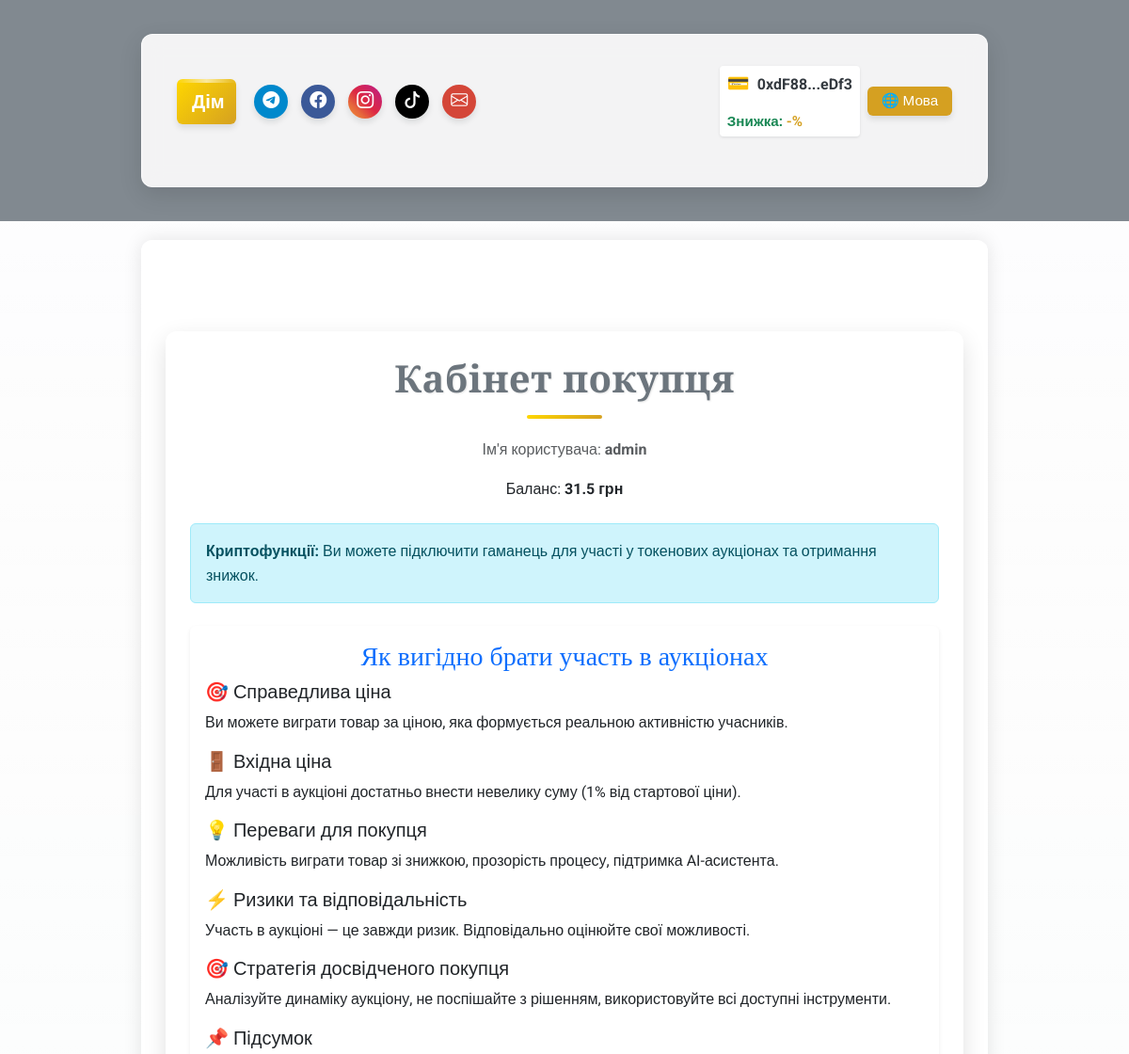
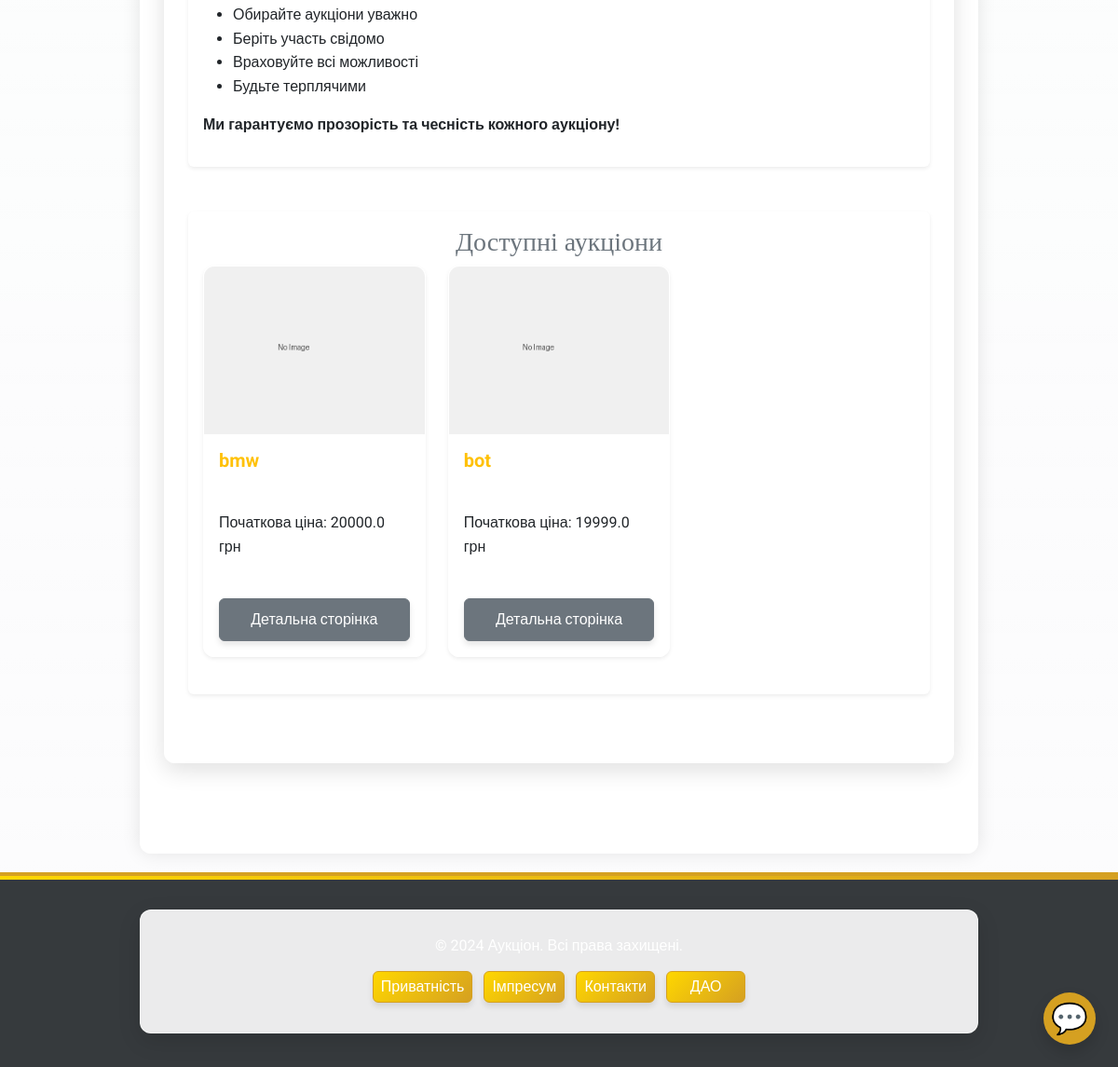
/user/buyer/admin@example.com (signed in), run on an earlier commit of the app's database (2 pictures, top to bottom).
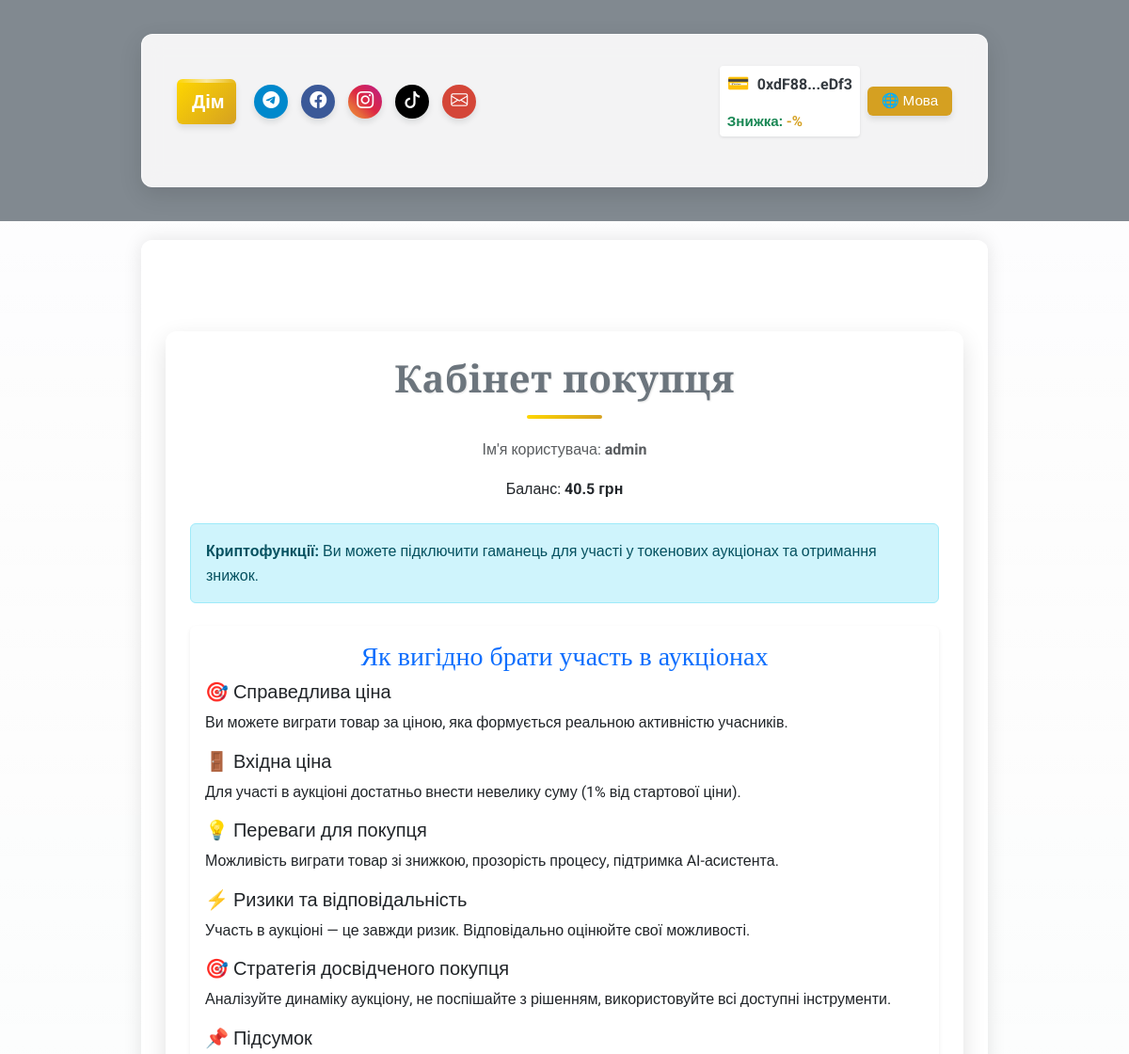
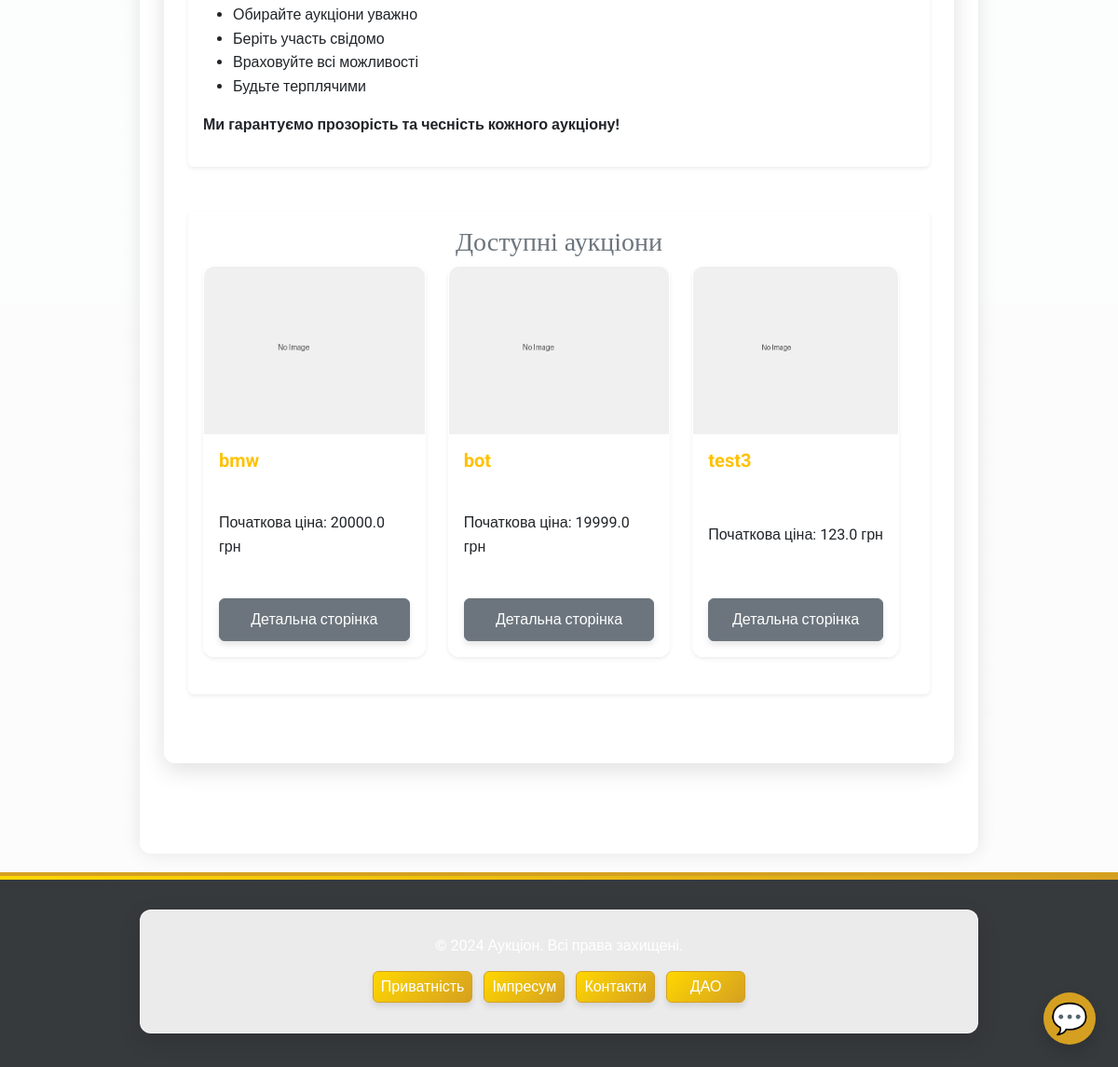
And on a later commit of the database (2 pictures, top to bottom).
### app/models/user.py (models this page shows, shortened)
class User(UserMixin, db.Model):
    __tablename__ = 'users'
    id = db.Column(db.Integer, primary_key=True)
    username = db.Column(db.String(80), nullable=False, unique=True)
    email = db.Column(db.String(120), nullable=False, unique=True)
    password_hash = db.Column(db.String(128), nullable=False)
    balance = db.Column(db.Float, default=0.0)
    platform_balance = db.Column(db.Float, default=0.0)  # Баланс платформи
    user_type = db.Column(db.String(10), nullable=False)  # "buyer", "seller", "admin"
    is_admin = db.Column(db.Boolean, default=False)  # Поле для адміністратора
    wallet_address = db.Column(db.String(42), nullable=True)  # Адреса криптогаманця
    verification_document = db.Column(db.String(255))
    is_verified = db.Column(Boolean, default=False)
    company_name = db.Column(db.String(255))
    tax_id = db.Column(db.String(64))
    language = db.Column(db.String(5), default='ua')  # 'ua', 'en', 'de'    # Зв'язки
    auctions_created = db.relationship('Auction', foreign_keys='Auction.seller_id', backref='seller', lazy=True)
    auctions_won = db.relationship('Auction', foreign_keys='Auction.winner_id', backref='winner', lazy=True)
    auction_participations = db.relationship('AuctionParticipant', back_populates='user', lazy=True)

### app/models/auction.py (models this page shows, shortened)
class Auction(db.Model):
    __tablename__ = 'auctions'
    id = db.Column(db.Integer, primary_key=True)
    title = db.Column(db.String(255), nullable=False)
    description = db.Column(db.Text, nullable=False)
    starting_price = db.Column(db.Float, nullable=False)
    current_price = db.Column(db.Float, nullable=False)
    seller_id = db.Column(db.Integer, db.ForeignKey('users.id'), nullable=False)
    total_participants = db.Column(db.Integer, default=0, nullable=False)
    is_active = db.Column(db.Boolean, default=True, nullable=False)
    winner_id = db.Column(db.Integer, db.ForeignKey('users.id'), nullable=True)
    total_earnings = db.Column(db.Float, default=0.0, nullable=False)
    created_at = db.Column(db.DateTime, default=db.func.now(), nullable=False)
    updated_at = db.Column(db.DateTime, default=db.func.now(), onupdate=db.func.now(), nullable=False)
    photos = db.Column(JSON, default=list)  # Поле для зберігання шляхів до фото у форматі JSON
    is_confirmed = db.Column(db.Boolean, default=False, nullable=False)  # Чи підтверджено отримання товару
    main_photo_idx = db.Column(db.Integer, default=0)  # Індекс головного фото
    participants = relationship(
        'AuctionParticipant', back_populates='auction', cascade='all, delete-orphan', lazy='dynamic'
    )
    def get_safe_photo(self, index=None):
        import os
        from flask import current_app
        fallback_image = 'images/default/no-image.png'
        if index is not None and self.photos and 0 <= index < len(self.photos):
            photo_path = self.photos[index]
        elif self.photos and 0 <= (self.main_photo_idx or 0) < len(self.photos):
            photo_path = self.photos[self.main_photo_idx or 0]
        elif self.photos and len(self.photos) > 0:
            photo_path = self.photos[0]
        else:
            return fallback_image
        full_path = os.path.join(current_app.static_folder, photo_path)
        if os.path.isfile(full_path):
            return photo_path
        else:
            print(f"Warning: Image file not found: {photo_path}")
            return fallback_image
    def get_participant(self, user_id):
        print(f"[DEBUG] Getting participant for auction ID: {self.id}, user ID: {user_id}")
        try:
            return self.participants.filter_by(user_id=user_id).first()
        except Exception as e:
            print(f"[ERROR] Failed to get participant: {e}")
            from app.models.auction_participant import AuctionParticipant
            return AuctionParticipant.query.filter_by(auction_id=self.id, user_id=user_id).first()

### app/routes/user_routes.py (the view, shortened to what this page needs)
@user_bp.route('/buyer/<string:email>', methods=['GET', 'POST'])
@login_required
def buyer_dashboard(email):
    if current_user.email != email:
        lang = session.get('lang', 'ua')
        flash(get_message('not_authorized', lang), 'error')
        return redirect(url_for('auth.login'))
    user = User.query.filter_by(email=email).first()
    if not user:
        lang = session.get('lang', 'ua')
        flash(get_message('user_not_found', lang), 'error')
        return redirect(url_for('auth.login'))    # Активні аукціони
    auctions = Auction.query.filter_by(is_active=True).all()
    pending_confirmations = Auction.query.filter_by(is_active=False, is_confirmed=False, winner_id=current_user.id).all()
    lang = session.get('lang', 'ua')
    auction_participants = {}
    try:
        for a in auctions:
            try:
                if hasattr(a, 'get_participant'):
                    auction_participants[a.id] = a.get_participant(current_user.id)
                else:
                    from app.models.auction_participant import AuctionParticipant
                    auction_participants[a.id] = AuctionParticipant.query.filter_by(
                        auction_id=a.id, user_id=current_user.id).first()
            except Exception as e:
                print(f"[ERROR] Failed to get participant for auction {a.id}: {e}")
                auction_participants[a.id] = None
    except Exception as e:
        print(f"[ERROR] Error while handling participants: {e}")
    if lang == 'en':
        return render_template('users/buyer_dashboard_en.html', user=user, auctions=auctions, pending_confirmations=pending_confirmations, lang=lang, ui_text=ui_text, auction_participants=auction_participants)
    elif lang == 'de':
        return render_template('users/buyer_dashboard_de.html', user=user, auctions=auctions, pending_confirmations=pending_confirmations, lang=lang, ui_text=ui_text, auction_participants=auction_participants)
    return render_template('users/buyer_dashboard.html', user=user, auctions=auctions, pending_confirmations=pending_confirmations, lang=lang, ui_text=ui_text, auction_participants=auction_participants)

### app/utils/i18n_ui.py (called while the page is built)
def ui_text(key, lang):
    return ui_translations.get(key, {}).get(lang, ui_translations.get(key, {}).get('ua', key))

### app/templates/users/buyer_dashboard.html (shortened to what this page needs)
{% extends "base.html" %}
{% block content %}
<div class="container my-5">
    <div class="text-center mb-4">
        <h1 class="text-secondary">Кабінет покупця</h1>
        <p class="text-muted">Ім'я користувача: <strong>{{ user.username }}</strong></p>
        <p>Баланс: <strong><span id="balance-display">{{ user.balance }}</span> грн</strong></p>
    </div>
    <div class="alert alert-info mb-4">
        <b>Криптофункції:</b> Ви можете підключити гаманець для участі у токенових аукціонах та отримання знижок.
    </div>
    <div class="card shadow-sm border-0 mb-5">
        <div class="card-body">
            <h3 class="card-title text-primary">Як вигідно брати участь в аукціонах</h3>
            <h5>🎯 Справедлива ціна</h5>
            <p>Ви можете виграти товар за ціною, яка формується реальною активністю учасників.</p>
            <h5>🚪 Вхідна ціна</h5>
            <p>Для участі в аукціоні достатньо внести невелику суму (1% від стартової ціни).</p>
            <h5>💡 Переваги для покупця</h5>
            <p>Можливість виграти товар зі знижкою, прозорість процесу, підтримка AI-асистента.</p>
            <h5>⚡ Ризики та відповідальність</h5>
            <p>Участь в аукціоні — це завжди ризик. Відповідально оцінюйте свої можливості.</p>
            <h5>🎯 Стратегія досвідченого покупця</h5>
            <p>Аналізуйте динаміку аукціону, не поспішайте з рішенням, використовуйте всі доступні інструменти.</p>
            <h5>📌 Підсумок</h5>
            <ul>
                <li>Обирайте аукціони уважно</li>
                <li>Беріть участь свідомо</li>
                <li>Враховуйте всі можливості</li>
                <li>Будьте терплячими</li>
            </ul>
            <p><strong>Ми гарантуємо прозорість та чесність кожного аукціону!</strong></p>
        </div>
    </div>
    <div class="card shadow-sm border-0 mb-5">
        <div class="card-body">
            <h3 class="card-title text-secondary">Доступні аукціони</h3>
            {% if auctions %}
            <div class="row">
                {% for auction in auctions %}
                <div class="col-md-4 d-flex align-items-stretch">
                    {% set img_url = auction.photos[0] if auction.photos and auction.photos[0] else 'images/default.jpg' %}
                    {% include 'auctions/auction_card.html' with context %}
                </div>
                {% endfor %}
            </div>
            {% else %}
            <p class="text-muted text-center">Немає доступних аукціонів.</p>
            {% endif %}
        </div>
    </div>
</div>
{% endblock %}

### app/templates/base.html (shortened to what the changed rows need)
<!DOCTYPE html>
<html lang="{{ lang if lang else 'uk' }}">
<head>
    <link href="https://cdn.jsdelivr.net/npm/bootstrap@5.3.0/dist/css/bootstrap.min.css" rel="stylesheet">
    <link rel="stylesheet" href="https://cdn.jsdelivr.net/npm/bootstrap-icons@1.11.1/font/bootstrap-icons.css">
    <link rel="stylesheet" href="{{ url_for('static', filename='css/custom.css') }}?v={{ range(1, 100000) | random }}">
</head>
<body class="bg-light text-dark" style="font-family: 'Roboto', sans-serif;">
    <header class="bg-secondary text-white py-3" style="background-color: rgba(108, 117, 125, 0.85) !important;">
        <div class="container">
            <nav class="navbar navbar-expand-lg navbar-dark">                <div class="container-fluid">                    <a class="navbar-brand fw-bold home-button" href="/">{{ ui_text('home', lang) }}</a>
                    <div class="d-flex align-items-center w-100 justify-content-between header-content">
                        <div class="d-flex align-items-center ms-3 header-controls">
                            {% if current_user.is_authenticated %}
                            {% if current_user.wallet_address %}
                            <div class="wallet-widget">                                <div class="wallet-address-container">
                                    <span class="wallet-icon">&#128179;</span>
                                    <span id="wallet-address-short" title="{{ ui_text('copy_address', lang) }}" data-full-address="{{ current_user.wallet_address }}" class="text-truncate-item">
                                        {{ current_user.wallet_address[:6] }}...{{ current_user.wallet_address[-4:] }}
                                    </span>
                                </div>                                {% if user_discount is not none %}
                                <div class="small text-success fw-bold mt-1 wallet-discount text-truncate-item">
                                    {{ ui_text('token_discount', lang) }}: <span style="color:#d5a021;">-{{ user_discount }}%</span>
                                </div>
                                {% endif %}
                            </div>                            {% else %}                            <button onclick="connectWallet()" class="btn btn-outline-warning btn-sm ms-2 wallet-connect-btn text-truncate-item">
                                {{ ui_text('connect_wallet', lang) }}&nbsp;&#128179;
                            </button>
                            {% endif %}
                            {% endif %}
                        </div>
                    </div>
                </div>
            </nav>
        </div>    </header>    <main class="container py-5" style="background-color: rgba(255, 255, 255, 0.85); border-radius: 12px; box-shadow: 0 0 20px rgba(0, 0, 0, 0.1);">
        {% block content %}{% endblock %}
    </main>
</body>
</html>

### app/templates/auctions/auction_card.html (shortened to what this page needs)
<div class="auction-card card shadow-sm auction-card-fixed mb-4">    <div class="card-img-top auction-card-img p-0" style="background:none;">
        {% if auction.photos and auction.photos|length > 1 %}
        <div id="auctionCardCarousel-{{ auction.id }}" class="carousel slide" data-bs-ride="carousel">
            <div class="carousel-inner">
                {% for photo in auction.photos %}
                <div class="carousel-item {% if loop.index0 == (auction.main_photo_idx or 0) %}active{% endif %}">
                    <img src="{{ url_for('static', filename=auction.get_safe_photo(loop.index0)) }}" class="img-fluid rounded-top w-100" alt="Фото товару" style="height:180px;object-fit:cover;">
                </div>
                {% endfor %}
            </div>
            <button class="carousel-control-prev" type="button" data-bs-target="#auctionCardCarousel-{{ auction.id }}" data-bs-slide="prev">
                <span class="carousel-control-prev-icon" aria-hidden="true"></span>
                <span class="visually-hidden">Попереднє</span>
            </button>
            <button class="carousel-control-next" type="button" data-bs-target="#auctionCardCarousel-{{ auction.id }}" data-bs-slide="next">
                <span class="carousel-control-next-icon" aria-hidden="true"></span>
                <span class="visually-hidden">Наступне</span>
            </button>
        </div>
        {% else %}
        <img src="{{ url_for('static', filename=auction.get_safe_photo()) }}" class="img-fluid rounded-top w-100" alt="Фото товару" style="height:180px;object-fit:cover;">
        {% endif %}
    </div>    <div class="card-body d-flex flex-column justify-content-between">
        <h5 class="card-title text-warning fw-bold">{{ auction.title }}</h5>
        <p class="text-dark mb-2">Початкова ціна: {{ auction.starting_price }} грн</p>        <div class="d-flex flex-column gap-2">
            <a href="/auction/{{ auction.id }}" class="btn btn-outline-secondary w-100" target="_blank">Детальна сторінка</a>
        </div>
    </div>
</div>

What changed in the data, as far as the page shows it:
changed User "0xdF88": balance "31.5" → "40.5"
added Auction: title "test3", starting_price "123.0"
